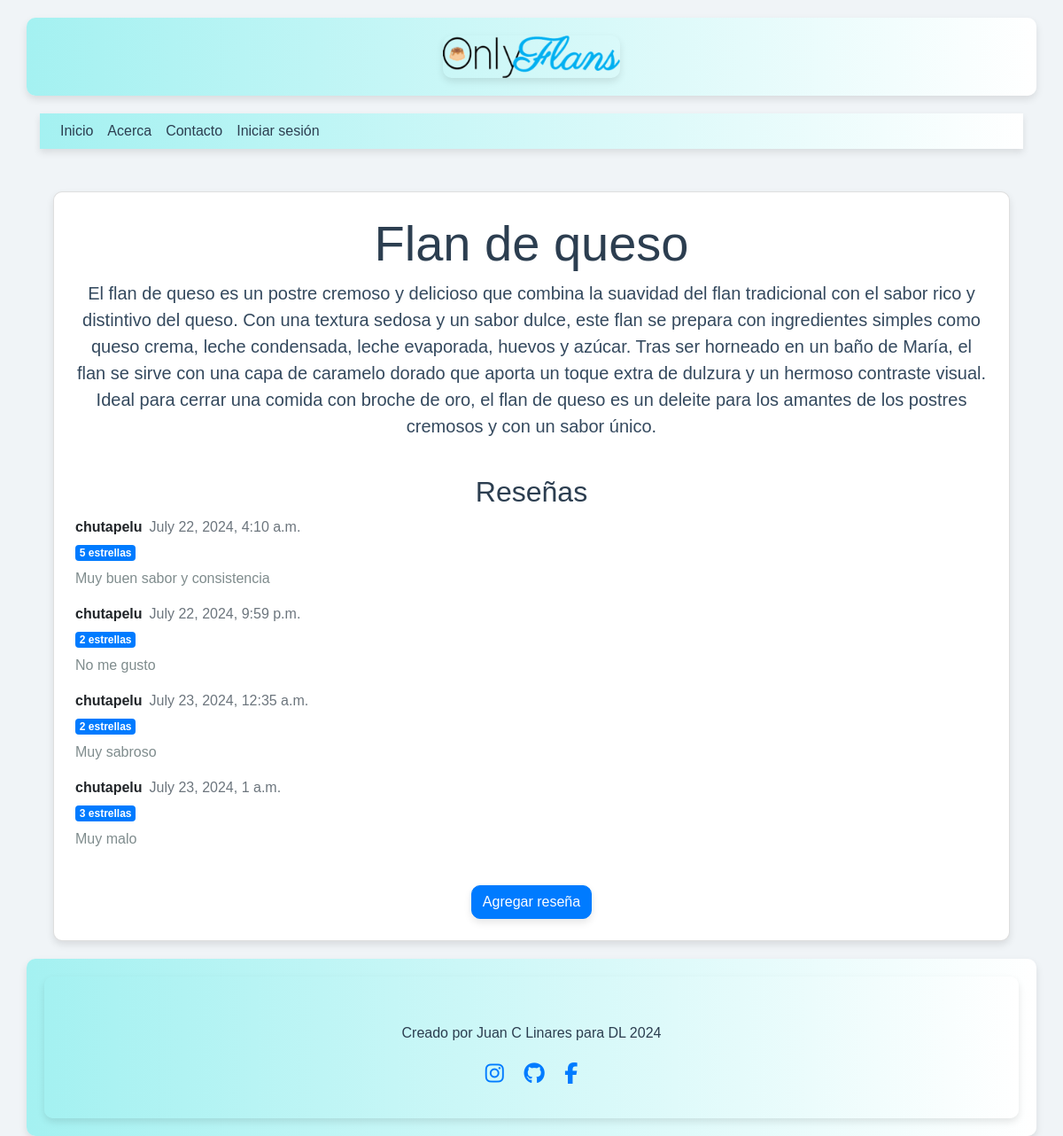
The app's page /flan/1/ with its own data.
### web/models.py (models this page shows, shortened)
class Flan(models.Model):
    flan_uuid=models.UUIDField()
    name= models.CharField(max_length=64)
    description=models.TextField(default='')
    image_url=models.URLField(default='')
    slug=models.SlugField(default='')
    is_private=models.BooleanField(default=True)

class Review(models.Model):
    flan = models.ForeignKey(Flan, related_name='reviews', on_delete=models.CASCADE)
    user = models.ForeignKey(User, on_delete=models.CASCADE)
    rating = models.IntegerField(choices=[(i, str(i)) for i in range(1, 6)])  # Calificación de 1 a 5
    comment = models.TextField()
    created_at = models.DateTimeField(auto_now_add=True)

### web/views.py (the view)
# urls.py: path('flan/<int:pk>/', views.flan_detail, name='flan_detail'),
def flan_detail(request, pk):
    flan = get_object_or_404(Flan, pk=pk)
    reviews = flan.reviews.all()
    return render(request, 'flan_detail.html', {'flan': flan, 'reviews': reviews})

### web/templates/flan_detail.html
{% extends 'base.html' %}
{% block content %}
<div class="container mt-5">
    <div class="card p-4" style="box-shadow: 0 4px 8px rgba(0, 0, 0, 0.1); border-radius: 10px;">
        <div class="text-center mb-4">
            <h1 class="display-4" style="font-family: 'Arial', sans-serif; color: #2c3e50;">{{ flan.name }}</h1>
            <p class="lead" style="font-size: 1.25rem; color: #34495e;">{{ flan.description }}</p>
        </div>
        <div class="mb-4">
            <h2 class="text-center" style="font-family: 'Arial', sans-serif; color: #2c3e50;">Reseñas</h2>
            <ul class="list-unstyled">
                {% for review in reviews %}
                    <li class="mb-3">
                        <div class="d-flex align-items-start mb-2">
                            <strong class="mr-2">{{ review.user.username }}</strong>
                            <span class="text-muted">{{ review.created_at }}</span>
                        </div>
                        <div class="d-flex align-items-center mb-2">
                            <span class="badge badge-primary mr-2">{{ review.rating }} estrellas</span>
                        </div>
                        <p style="font-size: 1rem; color: #7f8c8d;">{{ review.comment }}</p>
                    </li>
                {% empty %}
                    <li class="text-center">No hay reseñas todavía.</li>
                {% endfor %}
            </ul>
        </div>
        <div class="text-center">
            <a href="{% url 'add_review' flan.pk %}" class="btn btn-primary" style="border-radius: 10px; box-shadow: 0 4px 8px rgba(0, 0, 0, 0.1);">Agregar reseña</a>
        </div>
    </div>
</div>
{% endblock %}

### web/templates/base.html (shortened to what this page needs)
<!DOCTYPE html>
<html lang="en">
<head>
    <link href="https://stackpath.bootstrapcdn.com/bootstrap/4.5.2/css/bootstrap.min.css" rel="stylesheet">
    <link rel="stylesheet" href="https://cdnjs.cloudflare.com/ajax/libs/font-awesome/6.6.0/css/all.min.css"
 />
</head>
<body>
    <div class="container header-container">
        {% include "header.html" %}
    </div>
    <div class="container navbar-container">
        {% include "navbar.html" %}
    </div>
    <div class="container">
        {% block content %}{% endblock %}
    </div>
    <div class="container footer-container">
        {% include "footer.html" %}
    </div>
</body>
</html>

### web/templates/header.html
{% load static %}
<img src="{% static 'img/logo3.png' %}" alt="Logo" class="img-fluid" style="max-width: 200px; margin: 0 auto; display: block; border-radius: 10px; box-shadow: 0 4px 8px rgba(0, 0, 0, 0.1);">

### web/templates/navbar.html (shortened to what this page needs)
<nav class="navbar-dark navbar-expand-lg" style="background: linear-gradient(to right, #a4f1f1, #ffffff); box-shadow: 0 4px 8px rgba(0, 0, 0, 0.1);">
    <div class="container-fluid">
        <div class="collapse navbar-collapse" id="navbarNav">
            <ul class="navbar-nav">
                <li class="nav-item active">
                    <a class="nav-link" href="/" style="font-family: 'Arial', sans-serif; color: #2c3e50;">Inicio</a>
                </li>
                <li class="nav-item">
                    <a class="nav-link" href="/acerca" style="font-family: 'Arial', sans-serif; color: #2c3e50;">Acerca</a>
                </li>
                <li class="nav-item">
                    <a class="nav-link" href="/contacto" style="font-family: 'Arial', sans-serif; color: #2c3e50;">Contacto</a>
                </li>
                {% if user.is_authenticated %}
                <li class="nav-item">
                    <a class="nav-link" href="/bienvenido" style="font-family: 'Arial', sans-serif; color: #2c3e50;">Bienvenido</a>
                </li>
                <li class="nav-item">
                    <a class="nav-link" href="{% url 'flan_list' %}" style="font-family: 'Arial', sans-serif; color: #2c3e50;">Flanes</a>
                </li>
                <li class="nav-item">
                    <a class="nav-link" href="/logout" style="font-family: 'Arial', sans-serif; color: #2c3e50;">Cerrar sesión</a>
                </li>
                {% else %}
                <li class="nav-item">
                    <a class="nav-link" href="{% url 'login' %}" style="font-family: 'Arial', sans-serif; color: #2c3e50;">Iniciar sesión</a>
                </li>
                {% endif %}
            </ul>
        </div>
    </div>
</nav>

### web/templates/footer.html
<footer class="footer mt-auto py-3" style="background: linear-gradient(to right, #a4f1f1, #ffffff); box-shadow: 0 4px 8px rgba(0, 0, 0, 0.1); border-radius: 10px;">
    <div class="container text-center py-3">
        <span style="font-family: 'Arial', sans-serif; color: #2c3e50;">Creado por Juan C Linares para DL 2024</span>
        <div class="mt-3">
            <a href="https://www.instagram.com/tu_usuario" target="_blank" class="text-primary mx-2" style="font-size: 1.5rem; color: #E4405F;">
                <i class="fab fa-instagram"></i>
            </a>
            <a href="https://github.com/tu_usuario" target="_blank" class="text-primary mx-2" style="font-size: 1.5rem; color: #333;">
                <i class="fab fa-github"></i>
            </a>
            <a href="https://www.facebook.com/tu_usuario" target="_blank" class="text-primary mx-2" style="font-size: 1.5rem; color: #1877F2;">
                <i class="fab fa-facebook-f"></i>
            </a>
        </div>
    </div>
</footer>

### web/templates/base.html (style rules this page uses)
body { font-family: 'Arial', sans-serif; background-color: #f0f4f7; }
.container { margin-top: 20px; }
.header-container { background: linear-gradient(to right, #a4f1f1, #ffffff); box-shadow: 0 4px 8px rgba(0, 0, 0, 0.1); border-radius: 10px; padding: 20px; }
.navbar-container { margin-bottom: 20px; }
.footer-container { background: linear-gradient(to right, #a4f1f1, #ffffff); box-shadow: 0 4px 8px rgba(0, 0, 0, 0.1); border-radius: 10px; padding: 20px; margin-top: 20px; }

### records on screen
Flan: name "Flan de queso", description "El flan de queso es un postre cremoso y delicioso que combina la suavidad del flan tradicional con el sabor rico y distintivo del queso. Con una textura sedosa y un sabor dulce, este flan se prepara con ingredientes simples como queso crema, leche condensada, leche evaporada, huevos y azúcar. Tras ser horneado en un baño de María, el flan se sirve con una capa de caramelo dorado que aporta un toque extra de dulzura y un hermoso contraste visual. Ideal para cerrar una comida con broche de oro, el flan de queso es un deleite para los amantes de los postres cremosos y con un sabor único."
Review: user.username "chutapelu", created_at "July 22, 2024, 4:10 a.m.", rating "5", comment "Muy buen sabor y consistencia"
Review: user.username "chutapelu", created_at "July 22, 2024, 9:59 p.m.", rating "2", comment "No me gusto"
Review: user.username "chutapelu", created_at "July 23, 2024, 12:35 a.m.", rating "2", comment "Muy sabroso"
Review: user.username "chutapelu", created_at "July 23, 2024, 1 a.m.", rating "3", comment "Muy malo"
